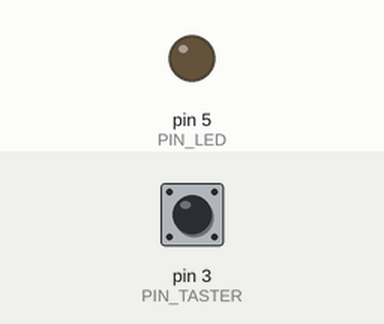
The program below on a simulated Arduino Nano, built with avr-gcc and run on an emulated ATmega328P. Shown: output pins drawn as LEDs (lit = HIGH). Dashed ring = blinking. Inputs (shaded band) come from the test bench; at power-on: pin 3 (PIN_TASTER) HIGH. The audio player accepts every command and is not drawn.

Above: at 2.0 s.
2.1 s: pin 3 (PIN_TASTER) pulled LOW for 1 s
At 2.3 s:
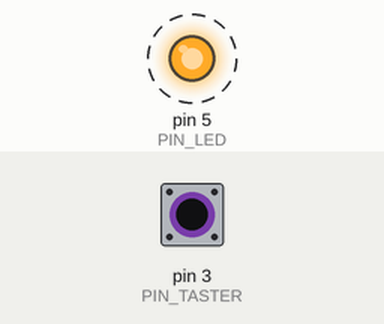
5.1 s: pin 3 (PIN_TASTER) pulled LOW for 3.2 s
At 9.8 s:
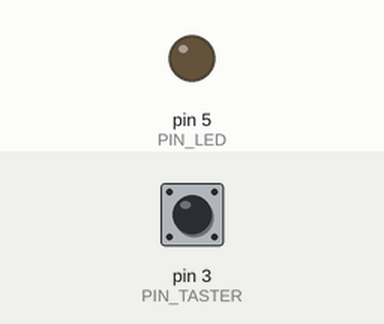
Timing chart, 0 to 11.3 s (numbered marks = the images above; inputs shaded):
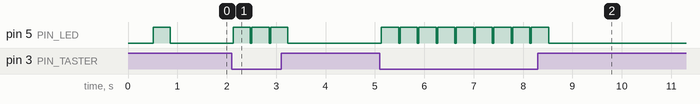

Measured:
- after the input at 2.1 s, pin 5 (PIN_LED): alternates HIGH for 0.35 s and LOW for 0.03 s, 6 changes in all, then stays LOW, starting at once
- after the input at 5.1 s, pin 5 (PIN_LED): alternates HIGH for 0.35 s and LOW for 0.03 s, 18 changes in all, then stays LOW, starting at once

The program:

main.cpp
```cpp
// (licence header left out)
#include <Arduino.h>
#include <SoftwareSerial.h>
#include <DFRobotDFPlayerMini.h>

SoftwareSerial mySoftwareSerial(10, 11); // RX, TX pins for the DFPlayer Mini
DFRobotDFPlayerMini myDFPlayer;

#define PIN_TASTER 3
#define PIN_LED 5

int flashtime = 350; // Flash time in milliseconds

void setup() {
  // Initialize the software serial communication for the DFPlayer Mini.
  mySoftwareSerial.begin(9600);
  myDFPlayer.begin(mySoftwareSerial);
  myDFPlayer.volume(28); // Set volume to maximum (0-30)

  // Set the pin modes for the button and LED.
  pinMode(PIN_TASTER, INPUT_PULLUP); // Button connected to pin 3 with internal pull-up resistor
  pinMode(PIN_LED, OUTPUT); // LED connected to pin 5

  // short LED flash to indicate that the setup is complete
  digitalWrite(PIN_LED, HIGH);
  delay(flashtime);
  digitalWrite(PIN_LED, LOW);
}

void loop() {
  // Check if the button is pressed (active LOW)
  if (digitalRead(PIN_TASTER) == LOW) {
    // Play the sound file "1.mp3" from the DFPlayer Mini
    myDFPlayer.play(1); // Play the first track on the SD card

    // Flash the LED while the sound is playing
      digitalWrite(PIN_LED, HIGH);
      delay(flashtime);
      digitalWrite(PIN_LED, LOW);
      // delay(flashtime);
  }
}
```
